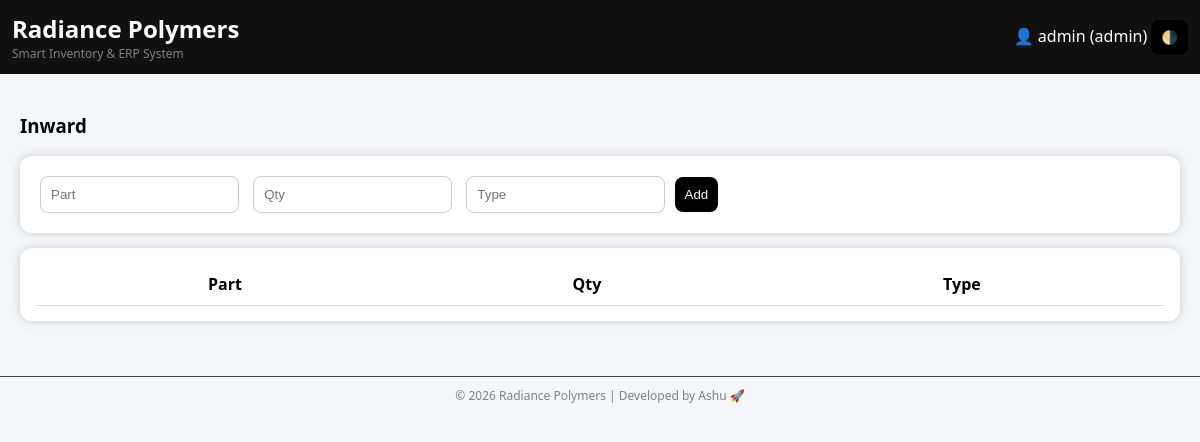
The app's page /inward (signed in), older data.
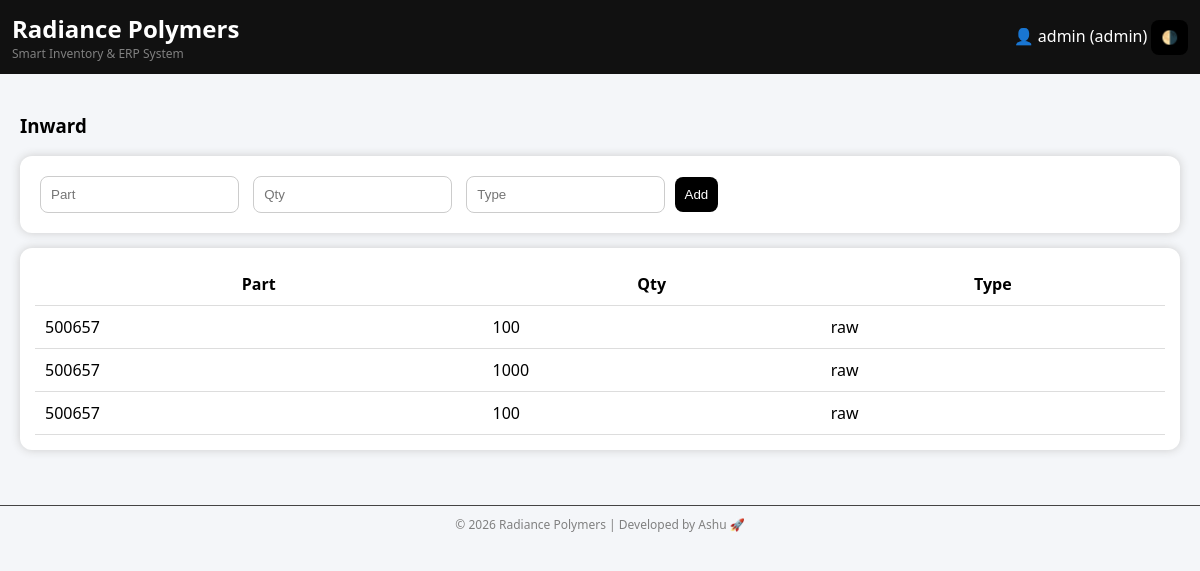
The same page, newer data.
### tables this page shows
CREATE TABLE inward(
    id INTEGER PRIMARY KEY, part TEXT, qty INTEGER, type TEXT);

### app.py (the view, shortened to what this page needs)
@app.route('/inward', methods=['GET','POST'])
def inward():
    if session.get('role') not in ['admin','inward']:
        return "Access Denied"
    part = request.args.get('part','')
    conn = get_db()
    cur = conn.cursor()
    cur.execute("SELECT * FROM inward")
    data = cur.fetchall()
    conn.close()
    return render_template("inward.html", data=data, part=part)

### app.py (called while the page is built)
def get_db():
    conn = sqlite3.connect("erp.db", check_same_thread=False)
    conn.row_factory = sqlite3.Row
    return conn

### templates/inward.html
{% extends 'base.html' %}
{% block content %}
<h3>Inward</h3>
<div class="card">
<form method="post">
<input name="part" placeholder="Part" value="{{ part }}">
<input name="qty" placeholder="Qty">
<input name="type" placeholder="Type">
<button>Add</button>
</form>
</div>
<div class="card">
<table>
<tr><th>Part</th><th>Qty</th><th>Type</th></tr>
{% for i in data %}
<tr>
<td>{{ i['part'] }}</td>
<td>{{ i['qty'] }}</td>
<td>{{ i['type'] }}</td>
</tr>
{% endfor %}
</table>
</div>
{% endblock %}

Row changes from the older to the newer data that the page shows:
added inward: part "500657", qty "100", type "raw"
added inward: part "500657", qty "1000", type "raw"
added inward: part "500657", qty "100", type "raw"
